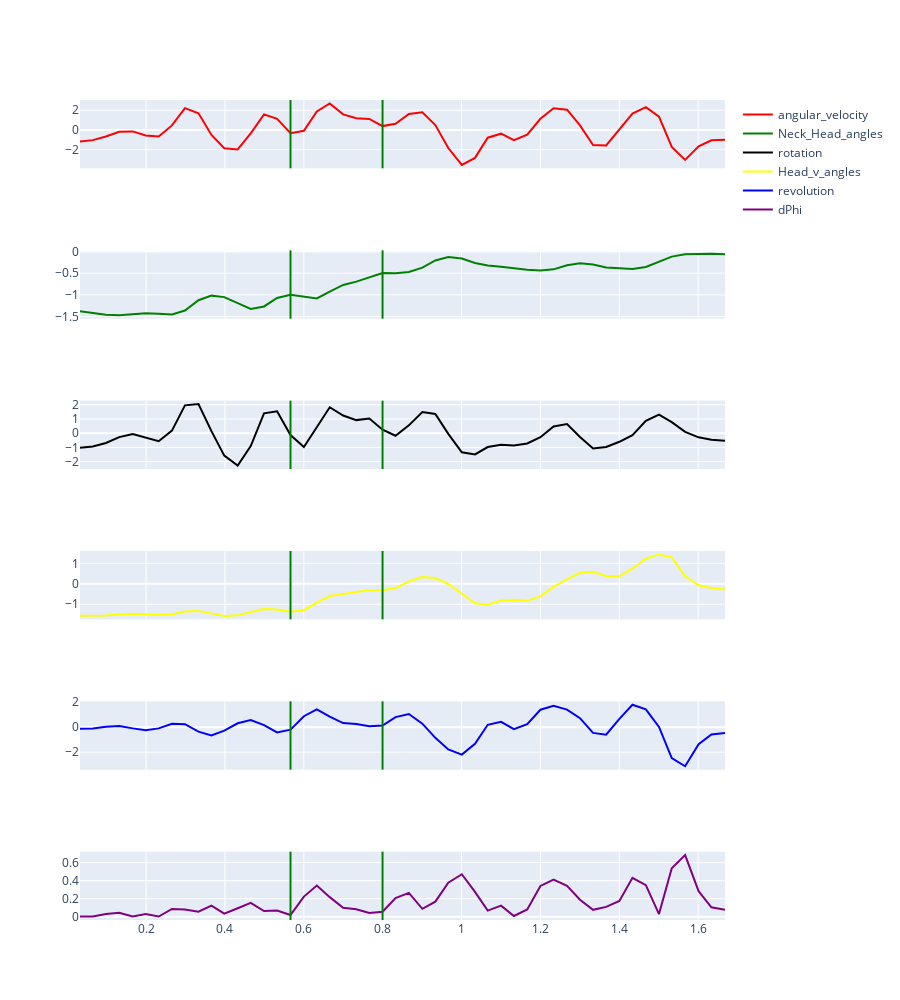

Write notebook code for a chart like this one.
### Code cell
sr = 30
noise_max = 0.1

plot_df = df_omega[df_omega['trial'] == 20]

pfig = PlotlyFig(rows=6, cols=1, shared_xaxes=True)
pfig.plot(plot_df['rel_time'], plot_df['angular_velocity'], color='red', mode='lines', row=1, col=1, name='angular_velocity')
pfig.plot(plot_df['rel_time'], plot_df['Neck_Head_angles'], color='green', mode='lines', row=2, col=1, name='Neck_Head_angles')
pfig.plot(plot_df['rel_time'], plot_df['rotation'], color='black', mode='lines', row=3, col=1, name='rotation')
pfig.plot(plot_df['rel_time'], plot_df['Head_v_angles'], color='yellow', mode='lines', row=4, col=1, name='Head_v_angles')
pfig.plot(plot_df['rel_time'], plot_df['revolution'], color='blue', mode='lines', row=5, col=1, name='revolution')
pfig.plot(plot_df['rel_time'], plot_df['dPhi'], color='purple', mode='lines', row=6, col=1, name='dPhi')

dec_time = plot_df[plot_df['decision'].isin(['ACC', 'REJ'])]['rel_time'].values
tentry_time = plot_df[plot_df['decision'] == 'T_Entry']['rel_time'].values
if dec_time:
    pfig.fig.add_vline(x=dec_time[0], line=dict(color='green'))
if tentry_time:
    pfig.fig.add_vline(x=tentry_time[0], line=dict(color='green'))
pfig.fig.update_layout(height=200*5)

pfig.show()
